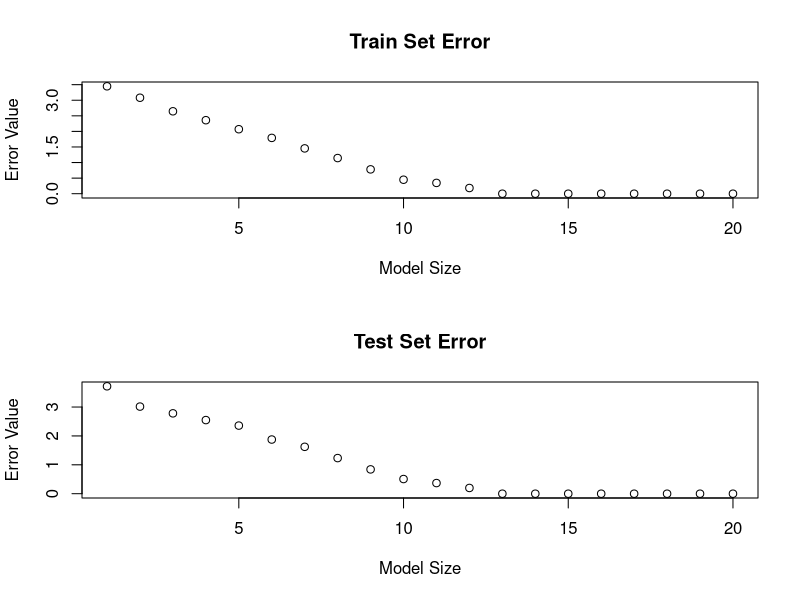

This figure's R source:
##############################
## Question 3
##############################
rm(list=ls())
library(leaps)
x = matrix(rnorm(1000*20),1000)
beta = matrix(rnorm(20*1),20)
beta[1:7]=0
epsilon = matrix((500),1000)
y=x %*% beta + epsilon

set.seed(123)
split = sample(nrow(x),nrow(x)*0.10)
x_train = x[split,]
x_test = x[-split,]
y_train = y[split,]
y_test = y[-split,]

train_set = data.frame(x_train,y_train)
test_set = data.frame(x_test,y_test)

lm_model = lm(y_train ~., data =train_set)
predict_lm = predict(lm_model, test_set)
rmse = sqrt(mean((y_test - predict_lm)^2))
rmse

best_subset = regsubsets(y_train ~., data =train_set, nvmax = 20, method = 'exhaustive' )
pred_train_mat = model.matrix(y_train ~., data = train_set)
pred_test_mat = model.matrix(y_test~., data=test_set)

train_error_store = c()
test_error_store = c()

for (i in 1:20){
  coef_id = coef(best_subset, id=i)
  pred_train = pred_train_mat[,names(coef_id)] %*% coef_id
  train_error_store[i] = sqrt(mean((y_train - pred_train)^2))
  pred_test = pred_test_mat[,names(coef_id)] %*% coef_id
  test_error_store[i] = sqrt(mean((y_test - pred_test)^2))
}

graphics.off()
quartz()
par(mfrow=c(2,1))
plot(train_error_store,main='Train Set Error', ylab='Error Value', xlab='Model Size')
which.min(train_error_store)

plot(test_error_store, main='Test Set Error', ylab='Error Value', xlab='Model Size')
which.min(test_error_store)
coef(best_subset, which.min(test_error_store))
summary(lm_model)
